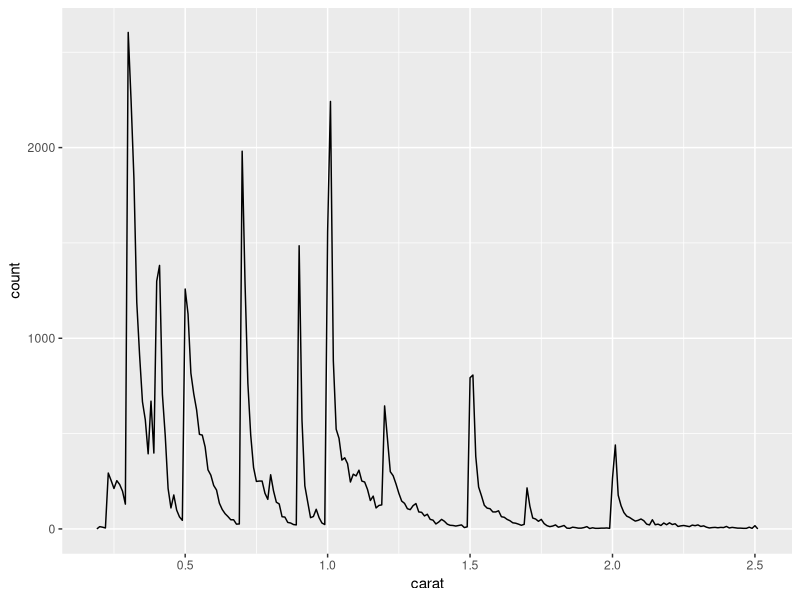
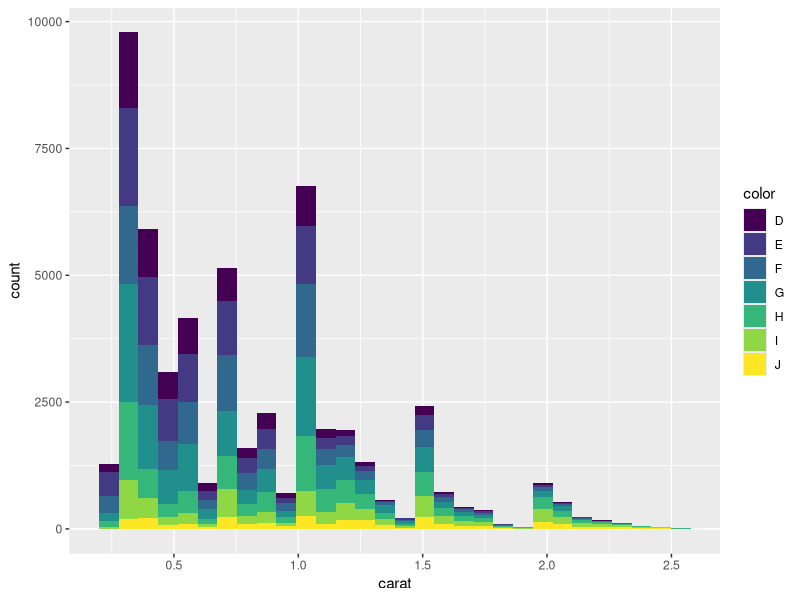
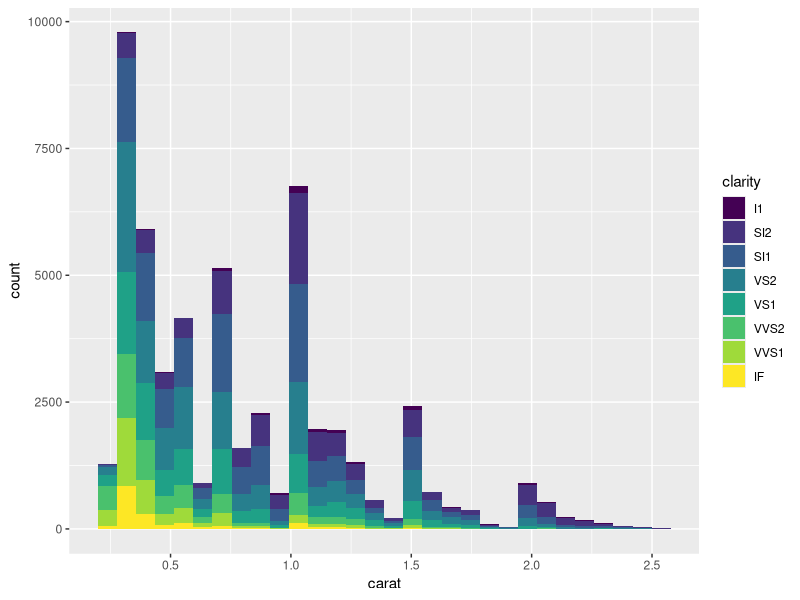
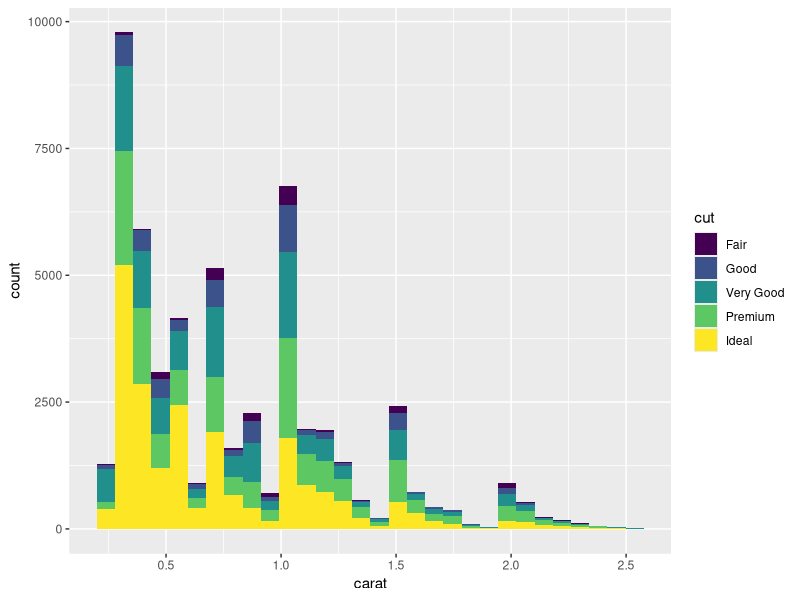

Source code (R) for these figures, in order:
## ---- chunk 1
knitr::opts_chunk$set(
  echo = FALSE
)
## ---- chunk 2
library(ggplot2)
library(dplyr)

smaller <- diamonds %>% 
  filter(carat <= 2.5)
## ---- chunk 3
smaller %>% 
  ggplot(aes(carat)) + 
  geom_freqpoly(binwidth = 0.01)
## ---- chunk 4
smaller %>% 
  ggplot(aes(x=carat)) + 
  geom_histogram(aes(group=color, fill=color))

## ---- chunk 5
smaller %>% 
  ggplot(aes(x=carat)) + 
  geom_histogram(aes(group=clarity, fill=clarity))
## ---- chunk 6
smaller %>% 
  ggplot(aes(x=carat)) + 
  geom_histogram(aes(group=cut, fill=cut))

